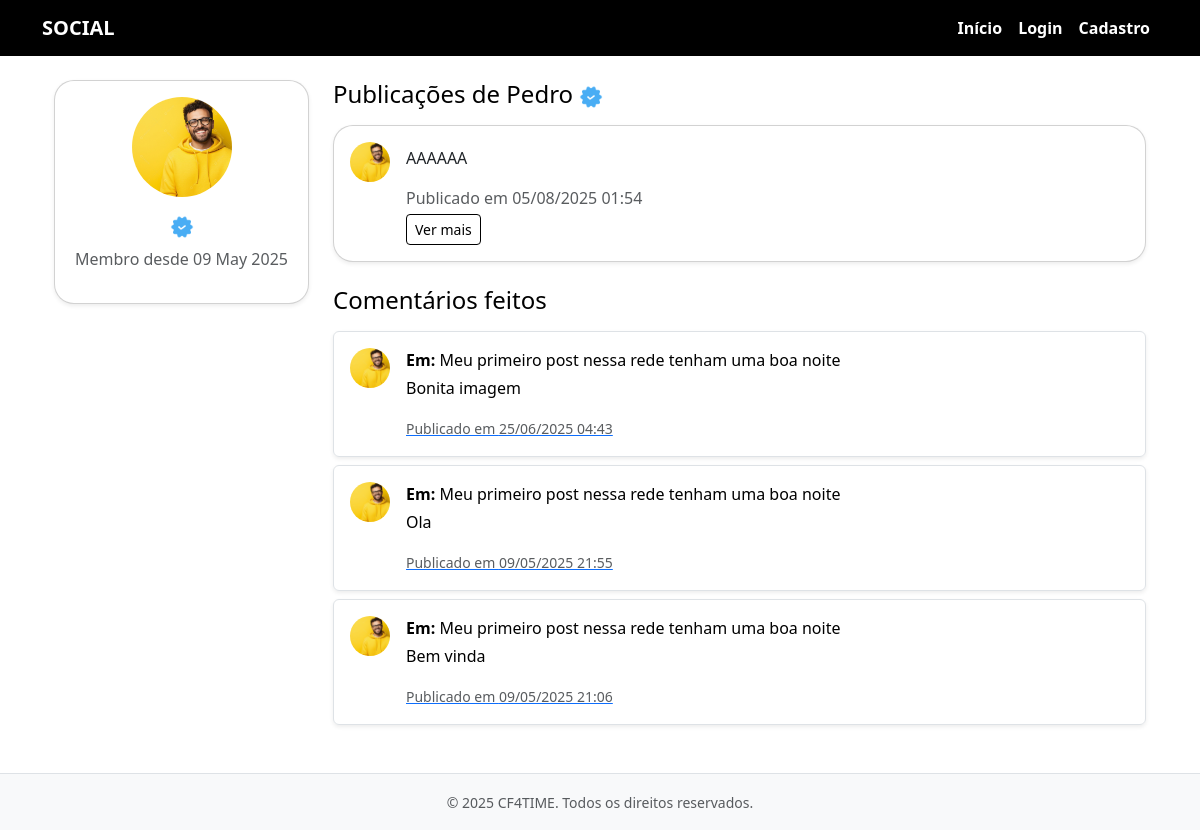
Screenshot of /profile/5/ with the database file from the repository.
### account/models.py (models this page shows, shortened)
class Profile (models.Model):
    BOX_CHOICES = (('CF4TIME CAMPINA ', 'CF4TIME CAMPINA'), ('CF4TIME CAMPINA', 'CF4TIME JOCKEY'))
    GENRE_CHOICES =(('MASCULINO', 'MASCULINO'),  ('FEMININO','FEMININO'), ('NÃO-ESPECIFICAR','NÃO-ESPECIFICAR'))
    CATEGORY_CHOICES = (('FITNESS', 'FITNESS'), ('SCALED','SCALED'),('AMADOR', 'AMADOR'), ('RX','RX',), ('MASTER', 'MASTER'))
    genre = models.CharField(choices=GENRE_CHOICES, default = 'NÃO-ESPECIFICAR')
    user = models.OneToOneField(User, on_delete=models.CASCADE)
    photo = models.ImageField(upload_to='media_profile', null=True, blank=True)
    created_at_profile =  models.DateField(auto_now=True)
    birthday = models.DateField(max_length=50, default=timezone.now)
    weight = models.DecimalField(max_digits= 5, decimal_places = 2, validators=[MaxValueValidator (300), MinValueValidator(0)], default=0)
    height = models.DecimalField(max_digits= 5, decimal_places = 2,  default=0)
    category = models.CharField(choices= CATEGORY_CHOICES, default= 'EXPERIMENTAL')
    box = models.CharField(choices = BOX_CHOICES, default = 'DEFAULT')
    is_coach = models.BooleanField(default=False,)

### Social/models.py (models this page shows, shortened)
class Post(models.Model):
    author= models.ForeignKey(User, on_delete=models.CASCADE, )
    created_at = models.DateTimeField(auto_now=True, auto_created=True)
    text = models.TextField(max_length=2000)
    like = models.ManyToManyField(User,  related_name= 'liked_post')

class Comment(models.Model):
    author = models.ForeignKey(User, on_delete=models.CASCADE)
    comment = models.TextField(max_length=1000)
    like_comment = models.ManyToManyField(User, related_name='liked_comment')
    created_at = models.DateTimeField(auto_now=True, auto_created=True)
    post  = models.ForeignKey(Post, on_delete=models.CASCADE,)

### account/views.py (the view)
# urls.py: path('profile/<int:pk>/', ProfileDetail.as_view(), name='profile-detail'),
class ProfileDetail(DetailView):
    def get(self, request, pk):
        user_profile = get_object_or_404(User, pk=pk)
        posts = Post.objects.filter(author=user_profile).order_by('-created_at')
        comments = Comment.objects.filter(author=user_profile).order_by('-created_at')
        return render(request, 'profile.html', {
            'user_profile': user_profile,
            'posts': posts,
            'comments': comments,
        })

### account/templates/profile.html (shortened to what this page needs)
{% extends "base.html" %}
{% load static %}
{% block content %}
<div class="container">
    <div class="row">
        <div class="col-md-3 mb-4">
            <div class="card shadow-sm text-center">
                <div class="card-body">
                    {% if user_profile.profile.photo %}
                        <img src="{{ user_profile.profile.photo.url }}" class="rounded-circle mb-3" width="100" height="100" style="object-fit: cover;" alt="Foto de perfil">
                    {% else %}
                        <img src="https://via.placeholder.com/100" class="rounded-circle mb-3" alt="Sem foto">
                    {% endif %}
                    <h5 class="card-title">{{ user.username }} <img src="{% static 'verified.png' %}" alt="Verificado" width="24"></h5>
                    <p class="text-muted">Membro desde {{ user_profile.date_joined|date:"d M Y" }}</p>
                </div>
            </div>
        </div>
        <div class="col-md-9">
            <div class="mb-4">
                <h4 class="mb-3">Publicações de {{ user_profile.username }} <img src="{% static 'verified.png' %}" alt="Verificado" width="24"></h4>
                {% if posts %}
                    {% for post in posts %}
                        <div class="card mb-3 shadow-sm">
                            <div class="card-body d-flex align-items-start">
                                {% if post.author.profile.photo %}
                                    <img src="{{ post.author.profile.photo.url }}" class="rounded-circle me-3" width="40" height="40" style="object-fit: cover;" alt="Autor">
                                {% else %}
                                    <img src="https://via.placeholder.com/40" class="rounded-circle me-3" alt="Sem foto">
                                {% endif %}
                                <div>
                                    <p class="card-text">{{ post.text|truncatewords:30 }}</p>
                                    <p class="text-muted mb-1">Publicado em {{ post.created_at|date:"d/m/Y H:i" }}</p>
                                    <a href="{% url 'post-detail' post.pk %}" class="btn btn-sm btn-outline-primary">Ver mais</a>
                                </div>
                            </div>
                        </div>
                    {% endfor %}
                {% else %}
                    <p class="text-muted">Este usuário ainda não publicou nada.</p>
                {% endif %}
            </div>
            <div class="mb-4">
                <h4 class="mb-3">Comentários feitos</h4>
                {% if comments %}
                    {% for comment in comments %}
                        <div class="list-group-item mb-2 border rounded p-3 shadow-sm d-flex align-items-start">
                            {% if comment.author.profile.photo %}
                                <img src="{{ comment.author.profile.photo.url }}" class="rounded-circle me-3" width="40" height="40" style="object-fit: cover;" alt="Autor">
                            {% else %}
                                <img src="https://via.placeholder.com/40" class="rounded-circle me-3" alt="Sem foto">
                            {% endif %}
                            <div>
                                <p class="mb-1"><strong>Em:</strong> {{ comment.post.text|truncatewords:30 }}</p>
                                <p>{{ comment.comment }}</p>
                                <a href="{% url 'post-detail' comment.post.pk %}">
                                    <small class="text-muted">Publicado em {{ comment.created_at|date:"d/m/Y H:i" }}</small>
                                </a>
                            </div>
                        </div>
                    {% endfor %}
                {% else %}
                    <p class="text-muted">Nenhum comentário feito ainda.</p>
                {% endif %}
            </div>
        </div>
    </div>
</div>
{% endblock %}

### app/templates/base.html (style rules this page uses)
:root { --cor-roxo: #000000; --cor-rosa: #000000; }
body { background-color: #ffffff; color: #000000; }
.card { border-radius: 20px; box-shadow: 0 3px 8px rgba(0, 0, 0, 0.2); }
.btn-outline-primary { color: var(--cor-roxo); border-color: var(--cor-roxo); }

### rows the page displays
Post: author.profile.photo (picture), text "AAAAAA", created_at "05/08/2025 01:54"
Comment: author.profile.photo (picture), post.text "Meu primeiro post nessa rede tenham uma boa noite", comment "Bonita imagem", created_at "25/06/2025 04:43"
Comment: author.profile.photo (picture), post.text "Meu primeiro post nessa rede tenham uma boa noite", comment "Ola", created_at "09/05/2025 21:55"
Comment: author.profile.photo (picture), post.text "Meu primeiro post nessa rede tenham uma boa noite", comment "Bem vinda", created_at "09/05/2025 21:06"

### other values shown
{{ user_profile.date_joined|date:"d M Y" }} "09 May 2025"
{{ user_profile.username }} "Pedro"
{{ year|default:2025 }} "2025"
